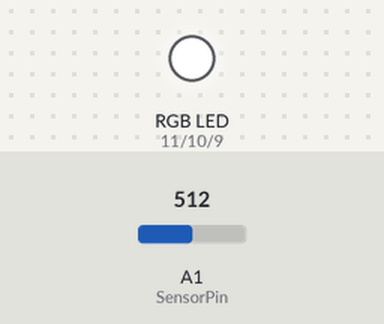
The sketch below on a simulated Arduino Uno, built with avr-gcc and run on an emulated ATmega328P. Parts: an RGB LED mixed from three pins (HIGH = lit). Inputs (shaded band) come from the test bench; at power-on: A1 (SensorPin) = 512.

Above: at 1.2 s.
1.3 s: A1 (SensorPin) set to 268
2.8 s: A1 (SensorPin) set to 232
At 4.0 s:
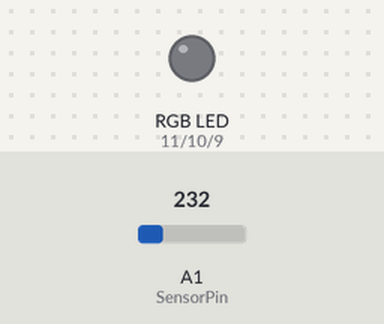
4.3 s: A1 (SensorPin) set to 260
At 5.4 s:
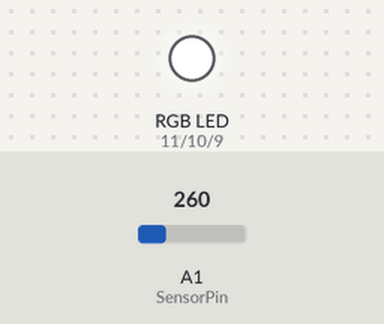
5.8 s: A1 (SensorPin) set to 240
At 6.5 s:
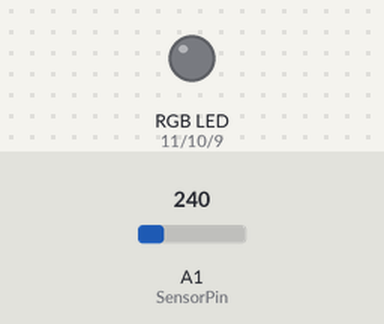
Timing chart, 0 to 8.3 s (numbered marks = the images above; inputs shaded):
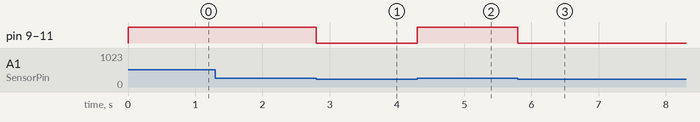

The sketch:

RGB_Flash_Single_Colour.ino
```cpp
// (licence header left out)
const int SensorPin = 1;
int Value;
int RedPin = 11;
int GreenPin = 10;
int BluePin = 9;

const int PeakLimit =250;

void setup()
{
 pinMode(RedPin, OUTPUT);
 pinMode(GreenPin, OUTPUT);
 pinMode(BluePin, OUTPUT);
}

void loop(){

Value = analogRead(SensorPin);

//SetColour(0, 255, 255); //red            //select a colour
//SetColour(255, 0, 255); //green
//SetColour(255, 255, 0); //blue
//SetColour(0, 0, 255); //yellow
//SetColour(0,220, 255); //orange
//SetColour(0, 255, 80); //purple
//SetColour(255, 80, 0); //sky blue
//SetColour(0, 0, 0); //white

if(Value > PeakLimit){
   SetColour(0, 0, 0); //white             //paste this line
 }
else{
   SetColour(255, 255, 255); //turn leds off
 }
}

void SetColour(int red, int green, int blue){
  red = 255 - red;
  green = 255 - green;
  blue = 255 - blue;
  analogWrite(RedPin, red);
  analogWrite(GreenPin, green);
  analogWrite(BluePin, blue);
}
```

Measured:
- the behaviour switches between 251 and 250 on A1 (SensorPin) (found by bisection; images 0 and 1)
- after the input at 1.3 s, every drawn part: stays the same
- after the input at 2.8 s, pin 9 (BluePin), pin 10 (GreenPin), pin 11 (RedPin): HIGH → LOW at once
- after the input at 4.3 s, pin 9 (BluePin), pin 10 (GreenPin), pin 11 (RedPin): LOW → HIGH at once
- after the input at 5.8 s, pin 9 (BluePin), pin 10 (GreenPin), pin 11 (RedPin): HIGH → LOW at once
